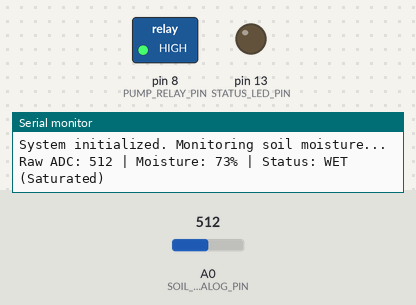
A sketch run on a simulated Arduino Uno, built with avr-gcc and run on an emulated ATmega328P. On the bench: switched loads named in the sketch (green lamp = pin HIGH), output pins drawn as LEDs (lit = HIGH), the last lines printed to the serial monitor. The test bench sets the inputs (shaded band); at power-on: A0 (SOIL_ANALOG_PIN) = 512.

Above: at 1.4 s.
1.5 s: A0 (SOIL_ANALOG_PIN) set to 752
4.5 s: A0 (SOIL_ANALOG_PIN) set to 788
At 5.8 s:
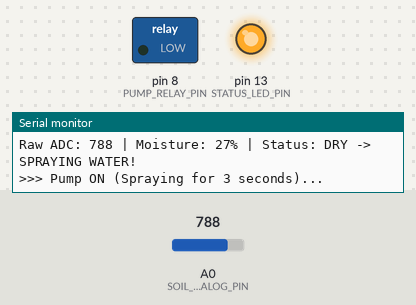
Timing chart, 0 to 9.6 s (numbered marks = the images above; inputs shaded):
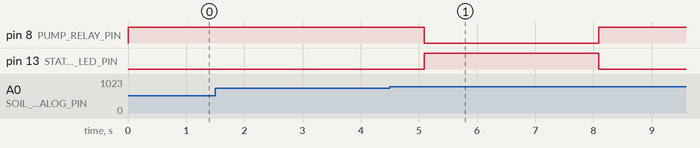

The sketch:

soilmoist.ino
```cpp
/*
 * =====================================================================
 * Project: Arduino Automated Soil Moisture & Water Spray System
 * File: soilmoist.ino
 * Description: Reads soil moisture from the Flying-Fish (MH-Sensor Series)
 *              probe. When soil is dry, activates a low-level trigger relay
 *              to spray water into the soil, waits for water to soak, and
 *              prevents over-watering.
 * =====================================================================
 *
 * HARDWARE SETUP & WIRING:
 *
 * 1. Flying-Fish Soil Moisture Sensor (MH-Sensor Module):
 *    - VCC  ---> Arduino 5V
 *    - GND  ---> Arduino GND
 *    - A0   ---> Arduino Analog Pin A0
 *    - (The 2-pin header connects to the two-prong soil probe)
 *
 * 2. 5V Relay Module (Low-Level Trigger):
 *    - VCC  ---> Arduino 5V
 *    - GND  ---> Arduino GND
 *    - IN   ---> Arduino Digital Pin 8 (PUMP_PIN)
 *
 * 3. Water Pump / Motor Connections (Switched through Relay):
 *    - Motor Power Supply (+) ---> Relay COM (Common)
 *    - Relay NO (Normally Open) ---> Water Pump (+)
 *    - Water Pump (-)           ---> Motor Power Supply (-)
 *    (Note: Using an external 5V/battery pack for the motor is recommended
 *     so motor electrical noise doesn't reset the Arduino).
 *
 * 4. Built-in LED:
 *    - Pin 13 ---> Lights up whenever the water pump is actively spraying.
 * =====================================================================
 */

// ================= Pin Definitions =================
const int SOIL_ANALOG_PIN = A0;  // Analog pin from Flying-Fish A0
const int PUMP_RELAY_PIN  = 8;   // Digital pin connected to Relay IN
const int STATUS_LED_PIN  = 13;  // Arduino onboard LED (Pin 13)

// ================= Relay Logic Configuration =================
// Low-Level Trigger Relay:
// LOW  (0V) = Relay ON (Pump running)
// HIGH (5V) = Relay OFF (Pump stopped)
const int RELAY_ON  = LOW;
const int RELAY_OFF = HIGH;

// ================= Calibration & Thresholds =================
// Calibrate using 'calibration/calibration.ino' if needed.
// Flying-Fish / FC-28 typical values:
// Air (completely dry)  ~ 1023
// Water (submerged)     ~ 300 - 400
const int AIR_VALUE   = 950;  // Raw ADC in dry air
const int WATER_VALUE = 350;  // Raw ADC in water

// Moisture thresholds (0% to 100%)
const int DRY_THRESHOLD     = 30; // Below 30%: Trigger water spray
const int OPTIMAL_THRESHOLD = 60; // Above 60%: Soil is sufficiently moist

// Spraying & Soak Timers (in milliseconds)
const unsigned long SPRAY_DURATION_MS = 3000;  // Spray for 3 seconds per burst
const unsigned long SOAK_DELAY_MS     = 7000;  // Wait 7 seconds for water to absorb
const unsigned long CHECK_INTERVAL_MS = 1500;  // Regular check interval

// ================= Setup =================
void setup() {
  // Initialize Serial Monitor
  Serial.begin(9600);
  while (!Serial) {
    ; // Wait for serial port on USB boards
  }

  // Safety first: Initialize relay state to OFF BEFORE setting pin to OUTPUT
  // This prevents the relay from momentarily clicking ON when Arduino powers up
  digitalWrite(PUMP_RELAY_PIN, RELAY_OFF);
  pinMode(PUMP_RELAY_PIN, OUTPUT);

  // Initialize LED
  pinMode(STATUS_LED_PIN, OUTPUT);
  digitalWrite(STATUS_LED_PIN, LOW);

  // Startup Banner
  Serial.println(F("================================================"));
  Serial.println(F("   Automated Soil Moisture Irrigation System    "));
  Serial.println(F("   Sensor: Flying-Fish MH-Sensor Series         "));
  Serial.println(F("   Relay: Low-Level Trigger                     "));
  Serial.println(F("================================================"));
  Serial.println(F("System initialized. Monitoring soil moisture...\n"));
}

// ================= Main Loop =================
void loop() {
  // 1. Take a smoothed analog reading from soil sensor
  int rawADC = getAveragedReading(SOIL_ANALOG_PIN, 5);

  // 2. Map raw reading to moisture percentage (0% = dry, 100% = wet)
  int moisturePercent = map(rawADC, AIR_VALUE, WATER_VALUE, 0, 100);
  moisturePercent = constrain(moisturePercent, 0, 100);

  // 3. Print current status
  Serial.print(F("Raw ADC: "));
  Serial.print(rawADC);
  Serial.print(F(" | Moisture: "));
  if (moisturePercent < 10) Serial.print(F(" "));
  Serial.print(moisturePercent);
  Serial.print(F("% | Status: "));

  // 4. Check if soil is dry and needs watering
  if (moisturePercent < DRY_THRESHOLD) {
    Serial.println(F("DRY -> SPRAYING WATER!"));
    triggerWaterSpray();
  } else if (moisturePercent <= OPTIMAL_THRESHOLD) {
    Serial.println(F("OPTIMAL (Moist)"));
    delay(CHECK_INTERVAL_MS);
  } else {
    Serial.println(F("WET (Saturated)"));
    delay(CHECK_INTERVAL_MS);
  }
}

// ================= Action Functions =================

// Activates the low-level trigger relay to spray water, then waits for soak
void triggerWaterSpray() {
  Serial.print(F(">>> Pump ON (Spraying for "));
  Serial.print(SPRAY_DURATION_MS / 1000);
  Serial.println(F(" seconds)..."));

  // Turn ON Relay & Indicator LED
  digitalWrite(PUMP_RELAY_PIN, RELAY_ON);
  digitalWrite(STATUS_LED_PIN, HIGH);
  delay(SPRAY_DURATION_MS);

  // Turn OFF Relay & Indicator LED
  digitalWrite(PUMP_RELAY_PIN, RELAY_OFF);
  digitalWrite(STATUS_LED_PIN, LOW);
  Serial.println(F(">>> Pump OFF."));

  // Soak time: Allow water to penetrate the soil before taking the next reading
  Serial.print(F(">>> Waiting "));
  Serial.print(SOAK_DELAY_MS / 1000);
  Serial.println(F(" seconds for water to soak into soil..."));
  delay(SOAK_DELAY_MS);
  Serial.println(F("------------------------------------------------"));
}

// Reads the analog pin 'samples' times and returns the average
int getAveragedReading(int pin, int samples) {
  long sum = 0;
  for (int i = 0; i < samples; i++) {
    sum += analogRead(pin);
    delay(15);
  }
  return (int)(sum / samples);
}
```

Measured:
- the behaviour switches between 770 and 771 on A0 (SOIL_ANALOG_PIN) (found by bisection; images 0 and 1)
- after the input at 4.5 s, pin 8 (PUMP_RELAY_PIN): HIGH → LOW after 0.59 s, → HIGH 3.0 s later; pin 13 (STATUS_LED_PIN): LOW → HIGH after 0.59 s, → LOW 3.0 s later
